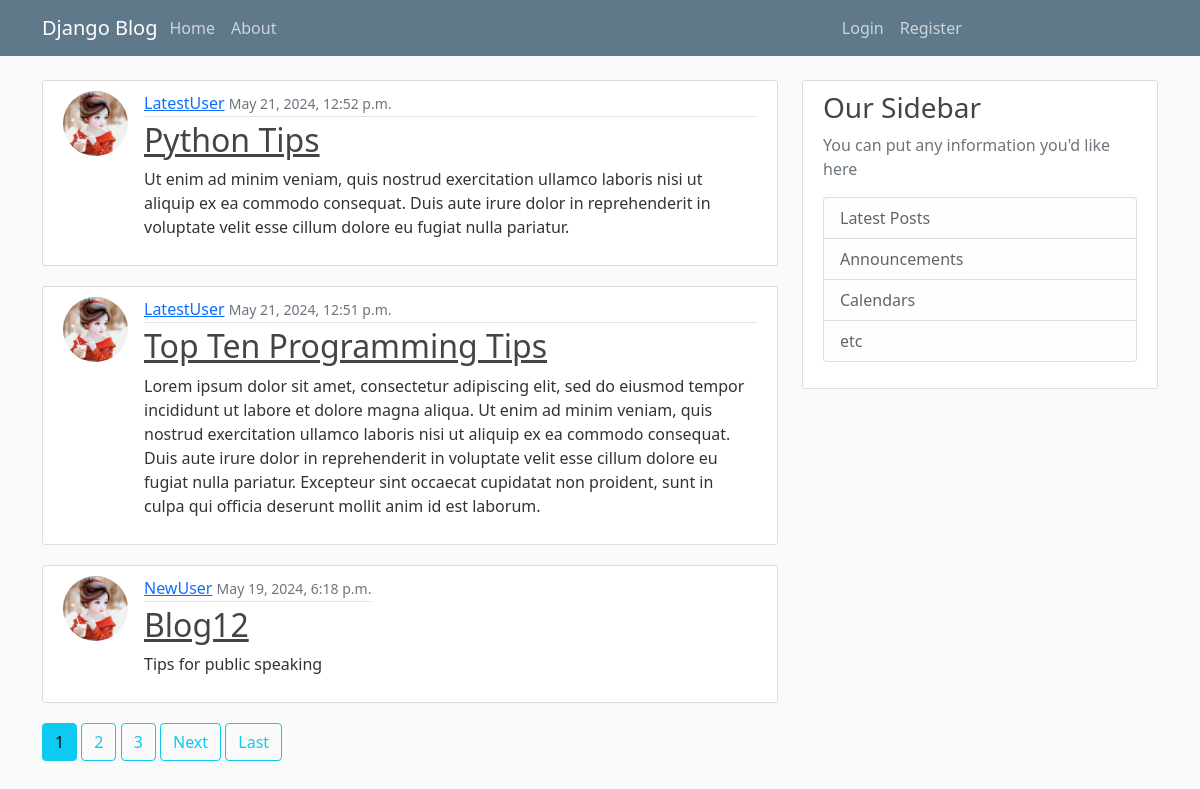
The page / on the database its author committed.
### blog/models.py (models this page shows, shortened)
class Posts(models.Model):
    title = models.CharField(max_length = 100)
    content = models.TextField()
    date_posted = models.DateTimeField(default = timezone.now)
    author = models.ForeignKey(User, on_delete = models.CASCADE)

### users/models.py (models this page shows, shortened)
class Profile(models.Model):
    user = models.OneToOneField(User, on_delete=models.CASCADE)
    image = models.ImageField(default="default.jpg", upload_to="profile_pics/")

### blog/views.py (the view)
# urls.py: path('', PostListView.as_view(), name = "blog-home"),
class PostListView(ListView):
    model = Posts
    template_name = 'blog/home.html' # <app>/<model>_<viewtype>.html
    context_object_name = "posts"
    ordering = ['-date_posted']
    paginate_by = 3

### blog/templates/blog/home.html (shortened to what this page needs)
{% extends "blog/base.html" %}
{% block content %}
    {%for post in posts %}
        <article class="media content-section d-flex">
            <img src="{{ post.author.profile.image.url }}" class="rounded-circle article-img">
            <div class="media-body">
                <div class="article-metadata">
                    <a href="{% url 'user-posts' post.author.username %}" class="mr-2">{{ post.author }}</a>
                    <small class="text-muted">{{post.date_posted}}</small>
                </div>
                <h2>
                    <a href="{% url 'post-detail' post.id %}" class="article-title">{{post.title}}</a>
                </h2>
                <p class="article-content">{{post.content}}</p>
            </div>
        </article>
    {%endfor%}
    {% if is_paginated %}
            {% for num in page_obj.paginator.page_range %}
                {% if page_obj.number == num %}
                    <a class="btn btn-info mb-4" href="?page={{num}}">{{num}}</a>
                {% elif num > page_obj.number|add:"-3" and num < page_obj.number|add:"3" %}
                    <a class="btn btn-outline-info mb-4" href="?page={{num}}">{{num}}</a>
                {% endif %}
            {% endfor %}
            {% if page_obj.has_next %}
                <a class="btn btn-outline-info mb-4" href="?page={{ page_obj.next_page_number}}">Next</a>
                <a class="btn btn-outline-info mb-4" href="?page={{page_obj.paginator.num_pages}}">Last</a>
            {% endif %}
    {% endif %}
{% endblock content %}

### blog/templates/blog/base.html (shortened to what this page needs)
{% load static %}
<!DOCTYPE html>
<html lang="en">
<head>
    <link href="https://cdn.jsdelivr.net/npm/bootstrap@5.1.3/dist/css/bootstrap.min.css" rel="stylesheet">
    <link rel="stylesheet" type="text/css" href="{% static 'blog/main.css' %}">
</head>
<body>
    <header class="site-header">
        <nav class="navbar navbar-expand-md navbar-dark bg-steel fixed-top">
            <div class="container">
                <a href="{% url 'blog-home' %}" class="navbar-brand mr-4">Django Blog</a>
                <div class="collapse navbar-collapse row" id="navbarToggle">
                    <div class="navbar-nav mr-auto col-md-8">
                        <a href="{% url 'blog-home' %}" class="nav-item nav-link">Home</a>
                        <a href="{% url 'blog-about' %}" class="nav-item nav-link">About</a>
                    </div>
                    <div class="navbar-nav col-md-4">
                        {% if user.is_authenticated %}
                            <a href="{% url 'post-create' %}" class="nav-item nav-link">New Post</a>
                            <a href="{% url 'profile' %}" class="nav-item nav-link">Profile</a>
                            <form action="{% url 'logout' %}" method="POST">
                                {% csrf_token %}
                                <button class="btn btn-light btn-outline-primary btn-sm mt-1" type="submit">Logout</button>
                            </form>
                        {% else %}
                            <a href="{% url 'login' %}" class="nav-item nav-link">Login</a>
                            <a href="{% url 'register' %}" class="nav-item nav-link">Register</a>
                        {% endif %}
                    </div>
                </div>
            </div>
        </nav>
    </header>
    <main role="main" class="container">
        <div class="row">
            <div class="col-md-8">
                {% block content %} {% endblock %}
            </div>
            <div class="col-md-4">
                <div class="content-section">
                    <h3>Our Sidebar</h3>
                    <p class="text-muted">You can put any information you'd like here
                        <ul class="list-group">
                            <li class="list-group-item list-group-item-light">Latest Posts</li>
                            <li class="list-group-item list-group-item-light">Announcements</li>
                            <li class="list-group-item list-group-item-light">Calendars</li>
                            <li class="list-group-item list-group-item-light">etc</li>
                        </ul>
                    </p>
                </div>
            </div>
        </div>
    </main>
</body>
</html>

### blog/static/blog/main.css (style rules this page uses)
body { background: #fafafa; color: #333333; margin-top: 5rem; }
h1, h2, h3, h4, h5, h6 { color: #444444; }
ul { margin: 0; }
.bg-steel { background-color: #5f788a; }
.site-header .navbar-nav .nav-link { color: #cbd5db; }
.content-section { background: #ffffff; padding: 10px 20px; border: 1px solid #dddddd; border-radius: 3px; margin-bottom: 20px; }
.article-title { color: #444444; }
.article-content { white-space: pre-line; }
.article-img { height: 65px; width: 65px; margin-right: 16px; }
.article-metadata { padding-bottom: 1px; margin-bottom: 4px; border-bottom: 1px solid #e3e3e3; }

### rows shown on the page
Posts: author.profile.image (placeholder picture), author "LatestUser", date_posted "May 21, 2024, 12:52 p.m.", title "Python Tips", content "Ut enim ad minim veniam, quis nostrud exercitation ullamco laboris nisi ut aliquip ex ea commodo consequat. Duis aute irure dolor in reprehenderit in voluptate velit esse cillum dolore eu fugiat nulla pariatur."
Posts: author.profile.image (placeholder picture), author "LatestUser", date_posted "May 21, 2024, 12:51 p.m.", title "Top Ten Programming Tips", content "Lorem ipsum dolor sit amet, consectetur adipiscing elit, sed do eiusmod tempor incididunt ut labore et dolore magna aliqua. Ut enim ad minim veniam, quis nostrud exercitation ullamco laboris nisi ut aliquip ex ea commodo consequat. Duis aute irure dolor in reprehenderit in voluptate velit esse cillum dolore eu fugiat nulla pariatur. Excepteur sint occaecat cupidatat non proident, sunt in culpa qui officia deserunt mollit anim id est laborum."
Posts: author.profile.image (placeholder picture), author "NewUser", date_posted "May 19, 2024, 6:18 p.m.", title "Blog12", content "Tips for public speaking"

### other values the page prints
{{ num }} "1"
{{ num }} "2" "3"
